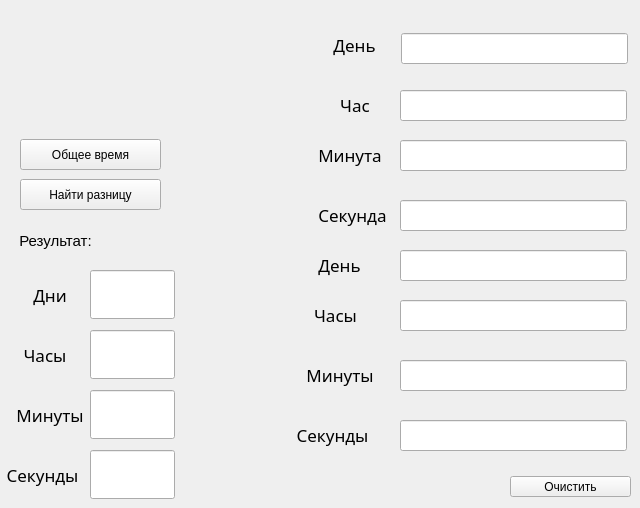
      <widget class="QWidget" name="tab_2">
       <property name="font">
        <font>
         <family>Sylfaen</family>
         <pointsize>12</pointsize>
        </font>
       </property>
       <attribute name="title">
        <string>Смешанная система</string>
       </attribute>
       <widget class="QLineEdit" name="lineEdit_secondDay">
        <property name="geometry">
         <rect>
          <x>400</x>
          <y>250</y>
          <width>227</width>
          <height>31</height>
         </rect>
        </property>
        <property name="sizePolicy">
         <sizepolicy hsizetype="Preferred" vsizetype="Preferred">
          <horstretch>0</horstretch>
          <verstretch>0</verstretch>
         </sizepolicy>
        </property>
        <property name="font">
         <font>
          <family>Sylfaen</family>
          <pointsize>16</pointsize>
         </font>
        </property>
       </widget>
       <widget class="QLabel" name="label_firstMinute">
        <property name="geometry">
         <rect>
          <x>310</x>
          <y>140</y>
          <width>80</width>
          <height>29</height>
         </rect>
        </property>
        <property name="sizePolicy">
         <sizepolicy hsizetype="Fixed" vsizetype="Fixed">
          <horstretch>0</horstretch>
          <verstretch>0</verstretch>
         </sizepolicy>
        </property>
        <property name="font">
         <font>
          <family>Sylfaen</family>
          <pointsize>13</pointsize>
         </font>
        </property>
        <property name="layoutDirection">
         <enum>Qt::LeftToRight</enum>
        </property>
        <property name="autoFillBackground">
         <bool>false</bool>
        </property>
        <property name="text">
         <string>Минута</string>
        </property>
        <property name="alignment">
         <set>Qt::AlignCenter</set>
        </property>
       </widget>
       <widget class="QLabel" name="label_secondHour">
        <property name="geometry">
         <rect>
          <x>310</x>
          <y>300</y>
          <width>51</width>
          <height>29</height>
         </rect>
        </property>
        <property name="sizePolicy">
         <sizepolicy hsizetype="Fixed" vsizetype="Fixed">
          <horstretch>0</horstretch>
          <verstretch>0</verstretch>
         </sizepolicy>
        </property>
        <property name="font">
         <font>
          <family>Sylfaen</family>
          <pointsize>13</pointsize>
         </font>
        </property>
        <property name="layoutDirection">
         <enum>Qt::LeftToRight</enum>
        </property>
        <property name="autoFillBackground">
         <bool>false</bool>
        </property>
        <property name="text">
         <string>Часы</string>
        </property>
        <property name="alignment">
         <set>Qt::AlignCenter</set>
        </property>
       </widget>
       <widget class="QLabel" name="label_secondMinute">
        <property name="geometry">
         <rect>
          <x>300</x>
          <y>360</y>
          <width>80</width>
          <height>29</height>
         </rect>
        </property>
        <property name="sizePolicy">
         <sizepolicy hsizetype="Fixed" vsizetype="Fixed">
          <horstretch>0</horstretch>
          <verstretch>0</verstretch>
         </sizepolicy>
        </property>
        <property name="font">
         <font>
          <family>Sylfaen</family>
          <pointsize>13</pointsize>
         </font>
        </property>
        <property name="layoutDirection">
         <enum>Qt::LeftToRight</enum>
        </property>
        <property name="autoFillBackground">
         <bool>false</bool>
        </property>
        <property name="text">
         <string>Минуты</string>
        </property>
        <property name="alignment">
         <set>Qt::AlignCenter</set>
        </property>
       </widget>
       <widget class="QLineEdit" name="lineEdit_firstMinute">
        <property name="geometry">
         <rect>
          <x>400</x>
          <y>140</y>
          <width>227</width>
          <height>31</height>
         </rect>
        </property>
        <property name="sizePolicy">
         <sizepolicy hsizetype="Preferred" vsizetype="Preferred">
          <horstretch>0</horstretch>
          <verstretch>0</verstretch>
         </sizepolicy>
        </property>
        <property name="font">
         <font>
          <family>Sylfaen</family>
          <pointsize>16</pointsize>
         </font>
        </property>
       </widget>
       <widget class="QLineEdit" name="lineEdit_secondHour">
        <property name="geometry">
         <rect>
          <x>400</x>
          <y>300</y>
          <width>227</width>
          <height>31</height>
         </rect>
        </property>
        <property name="sizePolicy">
         <sizepolicy hsizetype="Preferred" vsizetype="Preferred">
          <horstretch>0</horstretch>
          <verstretch>0</verstretch>
         </sizepolicy>
        </property>
        <property name="font">
         <font>
          <family>Sylfaen</family>
          <pointsize>16</pointsize>
         </font>
        </property>
       </widget>
       <widget class="QPushButton" name="pushButton_plusMixed">
        <property name="geometry">
         <rect>
          <x>20</x>
          <y>139</y>
          <width>141</width>
          <height>31</height>
         </rect>
        </property>
        <property name="sizePolicy">
         <sizepolicy hsizetype="Preferred" vsizetype="Preferred">
          <horstretch>0</horstretch>
          <verstretch>0</verstretch>
         </sizepolicy>
        </property>
        <property name="font">
         <font>
          <family>Arial</family>
          <pointsize>9</pointsize>
         </font>
        </property>
        <property name="text">
         <string>Общее время</string>
        </property>
       </widget>
       <widget class="QLineEdit" name="lineEdit_secondSec">
        <property name="geometry">
         <rect>
          <x>400</x>
          <y>420</y>
          <width>227</width>
          <height>31</height>
         </rect>
        </property>
        <property name="sizePolicy">
         <sizepolicy hsizetype="Preferred" vsizetype="Preferred">
          <horstretch>0</horstretch>
          <verstretch>0</verstretch>
         </sizepolicy>
        </property>
        <property name="font">
         <font>
          <family>Sylfaen</family>
          <pointsize>16</pointsize>
         </font>
        </property>
       </widget>
       <widget class="QLabel" name="label_answerMinute">
        <property name="geometry">
         <rect>
          <x>10</x>
          <y>400</y>
          <width>80</width>
          <height>29</height>
         </rect>
        </property>
        <property name="sizePolicy">
         <sizepolicy hsizetype="Fixed" vsizetype="Fixed">
          <horstretch>0</horstretch>
          <verstretch>0</verstretch>
         </sizepolicy>
        </property>
        <property name="font">
         <font>
          <family>Sylfaen</family>
          <pointsize>13</pointsize>
         </font>
        </property>
        <property name="layoutDirection">
         <enum>Qt::LeftToRight</enum>
        </property>
        <property name="autoFillBackground">
         <bool>false</bool>
        </property>
        <property name="text">
         <string>Минуты</string>
        </property>
        <property name="alignment">
         <set>Qt::AlignCenter</set>
        </property>
       </widget>
       <widget class="QLineEdit" name="lineEdit_firstDay">
        <property name="geometry">
         <rect>
          <x>401</x>
          <y>33</y>
          <width>227</width>
          <height>31</height>
         </rect>
        </property>
        <property name="sizePolicy">
         <sizepolicy hsizetype="Preferred" vsizetype="Preferred">
          <horstretch>0</horstretch>
          <verstretch>0</verstretch>
         </sizepolicy>
        </property>
        <property name="font">
         <font>
          <family>Sylfaen</family>
          <pointsize>16</pointsize>
         </font>
        </property>
       </widget>
       <widget class="QLineEdit" name="lineEdit_secondMinute">
        <property name="geometry">
         <rect>
          <x>400</x>
          <y>360</y>
          <width>227</width>
          <height>31</height>
         </rect>
        </property>
        <property name="sizePolicy">
         <sizepolicy hsizetype="Preferred" vsizetype="Preferred">
          <horstretch>0</horstretch>
          <verstretch>0</verstretch>
         </sizepolicy>
        </property>
        <property name="font">
         <font>
          <family>Sylfaen</family>
          <pointsize>16</pointsize>
         </font>
        </property>
       </widget>
       <widget class="QLabel" name="label_answerHour">
        <property name="geometry">
         <rect>
          <x>20</x>
          <y>340</y>
          <width>50</width>
          <height>29</height>
         </rect>
        </property>
        <property name="sizePolicy">
         <sizepolicy hsizetype="Fixed" vsizetype="Fixed">
          <horstretch>0</horstretch>
          <verstretch>0</verstretch>
         </sizepolicy>
        </property>
        <property name="font">
         <font>
          <family>Sylfaen</family>
          <pointsize>13</pointsize>
         </font>
        </property>
        <property name="layoutDirection">
         <enum>Qt::LeftToRight</enum>
        </property>
        <property name="autoFillBackground">
         <bool>false</bool>
        </property>
        <property name="text">
         <string>Часы</string>
        </property>
        <property name="alignment">
         <set>Qt::AlignCenter</set>
        </property>
       </widget>
       <widget class="QPushButton" name="pushButton_minusMixed">
        <property name="geometry">
         <rect>
          <x>20</x>
          <y>179</y>
          <width>141</width>
          <height>31</height>
         </rect>
        </property>
        <property name="sizePolicy">
         <sizepolicy hsizetype="Preferred" vsizetype="Preferred">
          <horstretch>0</horstretch>
          <verstretch>0</verstretch>
         </sizepolicy>
        </property>
        <property name="font">
         <font>
          <family>Arial</family>
          <pointsize>9</pointsize>
         </font>
        </property>
        <property name="text">
         <string>Найти разницу</string>
        </property>
       </widget>
       <widget class="QLabel" name="label_answerSec">
        <property name="geometry">
         <rect>
          <x>0</x>
          <y>460</y>
          <width>85</width>
          <height>29</height>
         </rect>
        </property>
        <property name="sizePolicy">
         <sizepolicy hsizetype="Fixed" vsizetype="Fixed">
          <horstretch>0</horstretch>
          <verstretch>0</verstretch>
         </sizepolicy>
        </property>
        <property name="font">
         <font>
          <family>Sylfaen</family>
          <pointsize>13</pointsize>
         </font>
        </property>
        <property name="layoutDirection">
         <enum>Qt::LeftToRight</enum>
        </property>
        <property name="autoFillBackground">
         <bool>false</bool>
        </property>
        <property name="text">
         <string>Секунды</string>
        </property>
        <property name="alignment">
         <set>Qt::AlignCenter</set>
        </property>
       </widget>
       <widget class="QLabel" name="label_firstHour">
        <property name="geometry">
         <rect>
          <x>330</x>
          <y>90</y>
          <width>50</width>
          <height>29</height>
         </rect>
        </property>
        <property name="sizePolicy">
         <sizepolicy hsizetype="Fixed" vsizetype="Fixed">
          <horstretch>0</horstretch>
          <verstretch>0</verstretch>
         </sizepolicy>
        </property>
        <property name="font">
         <font>
          <family>Sylfaen</family>
          <pointsize>13</pointsize>
         </font>
        </property>
        <property name="layoutDirection">
         <enum>Qt::LeftToRight</enum>
        </property>
        <property name="autoFillBackground">
         <bool>false</bool>
        </property>
        <property name="text">
         <string>Час</string>
        </property>
        <property name="alignment">
         <set>Qt::AlignCenter</set>
        </property>
       </widget>
       <widget class="QLineEdit" name="lineEdit_firstHour">
        <property name="geometry">
         <rect>
          <x>400</x>
          <y>90</y>
          <width>227</width>
          <height>31</height>
         </rect>
        </property>
        <property name="sizePolicy">
         <sizepolicy hsizetype="Preferred" vsizetype="Preferred">
          <horstretch>0</horstretch>
          <verstretch>0</verstretch>
         </sizepolicy>
        </property>
        <property name="font">
         <font>
          <family>Sylfaen</family>
          <pointsize>16</pointsize>
         </font>
        </property>
       </widget>
       <widget class="QLabel" name="label_secondSec">
        <property name="geometry">
         <rect>
          <x>290</x>
          <y>420</y>
          <width>85</width>
          <height>29</height>
         </rect>
        </property>
        <property name="sizePolicy">
         <sizepolicy hsizetype="Fixed" vsizetype="Fixed">
          <horstretch>0</horstretch>
          <verstretch>0</verstretch>
         </sizepolicy>
        </property>
        <property name="font">
         <font>
          <family>Sylfaen</family>
          <pointsize>13</pointsize>
         </font>
        </property>
        <property name="layoutDirection">
         <enum>Qt::LeftToRight</enum>
        </property>
        <property name="autoFillBackground">
         <bool>false</bool>
        </property>
        <property name="text">
         <string>Секунды</string>
        </property>
        <property name="alignment">
         <set>Qt::AlignCenter</set>
        </property>
       </widget>
       <widget class="QLineEdit" name="lineEdit_firstSec">
        <property name="geometry">
         <rect>
          <x>400</x>
          <y>200</y>
          <width>227</width>
          <height>31</height>
         </rect>
        </property>
        <property name="sizePolicy">
         <sizepolicy hsizetype="Preferred" vsizetype="Preferred">
          <horstretch>0</horstretch>
          <verstretch>0</verstretch>
         </sizepolicy>
        </property>
        <property name="font">
         <font>
          <family>Sylfaen</family>
          <pointsize>16</pointsize>
         </font>
        </property>
       </widget>
       <widget class="QLabel" name="label_answerDay">
        <property name="geometry">
         <rect>
          <x>30</x>
          <y>280</y>
          <width>40</width>
          <height>29</height>
         </rect>
        </property>
        <property name="sizePolicy">
         <sizepolicy hsizetype="Fixed" vsizetype="Fixed">
          <horstretch>0</horstretch>
          <verstretch>0</verstretch>
         </sizepolicy>
        </property>
        <property name="font">
         <font>
          <family>Sylfaen</family>
          <pointsize>13</pointsize>
         </font>
        </property>
        <property name="layoutDirection">
         <enum>Qt::LeftToRight</enum>
        </property>
        <property name="autoFillBackground">
         <bool>false</bool>
        </property>
        <property name="text">
         <string>Дни</string>
        </property>
        <property name="alignment">
         <set>Qt::AlignCenter</set>
        </property>
       </widget>
       <widget class="QLabel" name="label_secondDay">
        <property name="geometry">
         <rect>
          <x>309</x>
          <y>250</y>
          <width>61</width>
          <height>29</height>
         </rect>
        </property>
        <property name="sizePolicy">
         <sizepolicy hsizetype="Fixed" vsizetype="Fixed">
          <horstretch>0</horstretch>
          <verstretch>0</verstretch>
         </sizepolicy>
        </property>
        <property name="font">
         <font>
          <family>Sylfaen</family>
          <pointsize>13</pointsize>
         </font>
        </property>
        <property name="layoutDirection">
         <enum>Qt::LeftToRight</enum>
        </property>
        <property name="autoFillBackground">
         <bool>false</bool>
        </property>
        <property name="text">
         <string>День</string>
        </property>
        <property name="alignment">
         <set>Qt::AlignCenter</set>
        </property>
       </widget>
       <widget class="QLabel" name="label_firstSec">
        <property name="geometry">
         <rect>
          <x>310</x>
          <y>200</y>
          <width>85</width>
          <height>29</height>
         </rect>
        </property>
        <property name="sizePolicy">
         <sizepolicy hsizetype="Fixed" vsizetype="Fixed">
          <horstretch>0</horstretch>
          <verstretch>0</verstretch>
         </sizepolicy>
        </property>
        <property name="font">
         <font>
          <family>Sylfaen</family>
          <pointsize>13</pointsize>
         </font>
        </property>
        <property name="layoutDirection">
         <enum>Qt::LeftToRight</enum>
        </property>
        <property name="autoFillBackground">
         <bool>false</bool>
        </property>
        <property name="text">
         <string>Секунда</string>
        </property>
        <property name="alignment">
         <set>Qt::AlignCenter</set>
        </property>
       </widget>
       <widget class="QLabel" name="label_firstDay">
        <property name="geometry">
         <rect>
          <x>329</x>
          <y>30</y>
          <width>51</width>
          <height>29</height>
         </rect>
        </property>
        <property name="sizePolicy">
         <sizepolicy hsizetype="Fixed" vsizetype="Fixed">
          <horstretch>0</horstretch>
          <verstretch>0</verstretch>
         </sizepolicy>
        </property>
        <property name="font">
         <font>
          <family>Sylfaen</family>
          <pointsize>13</pointsize>
         </font>
        </property>
        <property name="layoutDirection">
         <enum>Qt::LeftToRight</enum>
        </property>
        <property name="autoFillBackground">
         <bool>false</bool>
        </property>
        <property name="text">
         <string>День</string>
        </property>
        <property name="alignment">
         <set>Qt::AlignCenter</set>
        </property>
       </widget>
       <widget class="QPushButton" name="pushButton_ACMixed">
        <property name="geometry">
         <rect>
          <x>510</x>
          <y>476</y>
          <width>121</width>
          <height>21</height>
         </rect>
        </property>
        <property name="sizePolicy">
         <sizepolicy hsizetype="Preferred" vsizetype="Preferred">
          <horstretch>0</horstretch>
          <verstretch>0</verstretch>
         </sizepolicy>
        </property>
        <property name="font">
         <font>
          <family>Arial</family>
          <pointsize>9</pointsize>
         </font>
        </property>
        <property name="text">
         <string>Очистить</string>
        </property>
       </widget>
       <widget class="QLabel" name="label_answer">
        <property name="geometry">
         <rect>
          <x>10</x>
          <y>220</y>
          <width>91</width>
          <height>41</height>
         </rect>
        </property>
        <property name="sizePolicy">
         <sizepolicy hsizetype="Minimum" vsizetype="Minimum">
          <horstretch>0</horstretch>
          <verstretch>0</verstretch>
         </sizepolicy>
        </property>
        <property name="font">
         <font>
          <family>Arial</family>
          <pointsize>11</pointsize>
         </font>
        </property>
        <property name="text">
         <string>Результат:</string>
        </property>
        <property name="alignment">
         <set>Qt::AlignCenter</set>
        </property>
       </widget>
       <widget class="QLineEdit" name="lineEdit_answerSec">
        <property name="geometry">
         <rect>
          <x>90</x>
          <y>450</y>
          <width>85</width>
          <height>49</height>
         </rect>
        </property>
        <property name="sizePolicy">
         <sizepolicy hsizetype="Preferred" vsizetype="Preferred">
          <horstretch>0</horstretch>
          <verstretch>0</verstretch>
         </sizepolicy>
        </property>
        <property name="font">
         <font>
          <family>Sylfaen</family>
          <pointsize>16</pointsize>
         </font>
        </property>
       </widget>
       <widget class="QLineEdit" name="lineEdit_answerDay">
        <property name="geometry">
         <rect>
          <x>90</x>
          <y>270</y>
          <width>85</width>
          <height>49</height>
         </rect>
        </property>
        <property name="sizePolicy">
         <sizepolicy hsizetype="Preferred" vsizetype="Preferred">
          <horstretch>0</horstretch>
          <verstretch>0</verstretch>
         </sizepolicy>
        </property>
        <property name="font">
         <font>
          <family>Sylfaen</family>
          <pointsize>16</pointsize>
         </font>
        </property>
       </widget>
       <widget class="QLineEdit" name="lineEdit_answerHour">
        <property name="geometry">
         <rect>
          <x>90</x>
          <y>330</y>
          <width>85</width>
          <height>49</height>
         </rect>
        </property>
        <property name="sizePolicy">
         <sizepolicy hsizetype="Preferred" vsizetype="Preferred">
          <horstretch>0</horstretch>
          <verstretch>0</verstretch>
         </sizepolicy>
        </property>
        <property name="font">
         <font>
          <family>Sylfaen</family>
          <pointsize>16</pointsize>
         </font>
        </property>
       </widget>
       <widget class="QLineEdit" name="lineEdit_answerMinute">
        <property name="geometry">
         <rect>
          <x>90</x>
          <y>390</y>
          <width>85</width>
          <height>49</height>
         </rect>
        </property>
        <property name="sizePolicy">
         <sizepolicy hsizetype="Preferred" vsizetype="Preferred">
          <horstretch>0</horstretch>
          <verstretch>0</verstretch>
         </sizepolicy>
        </property>
        <property name="font">
         <font>
          <family>Sylfaen</family>
          <pointsize>16</pointsize>
         </font>
        </property>
       </widget>
      </widget>
